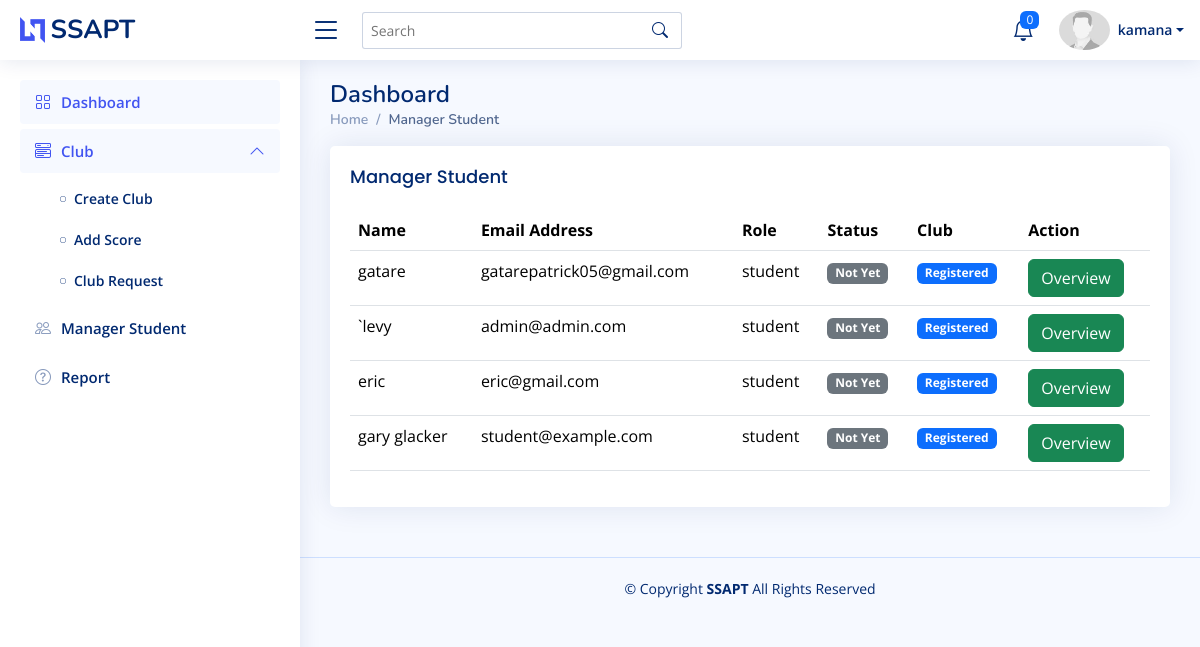
The app's page /Dashboard/Teacher/manager_student.php (signed in) with its own data.
### tables this page shows
CREATE TABLE `teacher` (
  `id` int(11) NOT NULL,
  `name` varchar(255) NOT NULL,
  `email` varchar(255) NOT NULL,
  `role` varchar(255) NOT NULL,
  `password` varchar(255) NOT NULL,
  `image` varchar(255) NOT NULL
);

CREATE TABLE `student` (
  `id` int(11) NOT NULL,
  `name` varchar(255) NOT NULL,
  `email` varchar(255) NOT NULL,
  `role` varchar(255) NOT NULL,
  `password` varchar(255) NOT NULL
);

### Dashboard/Teacher/manager_student.php (the view, shortened to what this page needs)
<!DOCTYPE html>
<html lang="en">
<head>
  <link href="../../assets/vendor/bootstrap/css/bootstrap.min.css" rel="stylesheet">
  <link href="../../assets/vendor/bootstrap-icons/bootstrap-icons.css" rel="stylesheet">
  <link href="../../assets/css/style.css" rel="stylesheet">
</head>
<body>
 <?php
    include ("components/header.php");
    ?>
  <main id="main" class="main">
    <div class="pagetitle">
      <h1>Dashboard</h1>
      <nav>
        <ol class="breadcrumb">
          <li class="breadcrumb-item"><a href="index.html">Home</a></li>
          <li class="breadcrumb-item active">Manager Student</li>
        </ol>
      </nav>
    </div>
    <section class="section dashboard">
        <div class="col-lg-12">
            <div class="card">
              <div class="card-body">
                <div class="row">
                    <div class="col-6">
                        <h5 class="card-title ">Manager Student</h5>
                    </div>
                </div>
                <table class="table">
                    <tr>
                        <th>Name</th>
                        <th>Email Address</th>
                        <th>Role</th>
                        <th>Status</th>
                        <th>Club</th>
                        <th>Action</th>
                    </tr>
                    <?php
                    $conn = mysqli_connect("localhost","root","","school");
                    $select ="SELECT * FROM `student` WHERE `role`='student'";
                    $query = mysqli_query($conn,$select);
                    while($row = mysqli_fetch_assoc($query)){
                    ?>
                    <tr>
                        <td><?php echo $row['name'];?></td>
                        <td><?php echo $row['email'];?></td>
                        <td><?php echo $row['role'];?></td>
                        <td><span class="badge bg-secondary">Not Yet</span></td>
                        <td>
                            <span class="badge bg-primary">Registered</span>
                        </td>
                        <td>
                            <a href="delete_student.php?delete_id=<?php echo $row['id'];?>" class="btn btn-success">Overview</a>
                        </td>
                    </tr>
                    <?php }?>
                </table>
              </div>
            </div>
        </div>
    </section>
  </main>
  <footer id="footer" class="footer">
    <div class="copyright">
      &copy; Copyright <strong><span>SSAPT  </span></strong> All Rights Reserved
    </div>
  </footer>
</body>
</html>

### Dashboard/Teacher/components/header.php (shortened to what this page needs)
<header id="header" class="header fixed-top d-flex align-items-center">
<div class="d-flex align-items-center justify-content-between">
  <a href="index.html" class="logo d-flex align-items-center">
    <img src="../../assets/img/logo.png" alt="">
    <span class="d-none d-lg-block">SSAPT</span>
  </a>
  <i class="bi bi-list toggle-sidebar-btn"></i>
</div>
<div class="search-bar">
  <form class="search-form d-flex align-items-center" method="POST" action="#">
    <input type="text" name="query" placeholder="Search" title="Enter search keyword">
    <button type="submit" title="Search"><i class="bi bi-search"></i></button>
  </form>
</div>
<nav class="header-nav ms-auto">
  <ul class="d-flex align-items-center">
    <li class="nav-item dropdown">
<a class="nav-link nav-icon" href="#" data-bs-toggle="dropdown">
  <i class="bi bi-bell"></i>
  <?php
      $conn = mysqli_connect("localhost","root","","school");
      $select ="SELECT COUNT(*)AS notify FROM `notifications` WHERE `target_role`='teacher' ";
      $query = mysqli_query($conn,$select);
      while($row = mysqli_fetch_assoc($query)){
      ?>
  <span class="badge bg-primary badge-number"><?php echo $row['notify'];?></span>
</a>
 <?php }?>
</li>
    <li class="nav-item dropdown pe-3">
    <?php
            $conn = mysqli_connect("localhost","root","","school");
            $userid = $_SESSION['users'];
            $select ="SELECT * FROM `teacher` WHERE `email` ='$userid'";
            $query = mysqli_query($conn,$select);
            while($row = mysqli_fetch_assoc($query)){
            ?>
      <a class="nav-link nav-profile d-flex align-items-center pe-0" href="#" data-bs-toggle="dropdown">
        <img src="../../assets/img/profile-img.jpeg" alt="Profile" class="rounded-circle">
        <span class="d-none d-md-block dropdown-toggle ps-2"><?php echo $row['name'];?></span>
      </a>
           <?php }?>
    </li>
  </ul>
</nav>
</header>
<aside id="sidebar" class="sidebar">
<ul class="sidebar-nav" id="sidebar-nav">
  <li class="nav-item">
    <a class="nav-link " href="index.php">
      <i class="bi bi-grid"></i>
      <span>Dashboard</span>
    </a>
  </li>
  <li class="nav-item">
        <a class="nav-link" data-bs-target="#components-nav" data-bs-toggle="collapse" href="#" aria-expanded="true">
          <i class="bi bi-menu-button-wide"></i><span>Club</span><i class="bi bi-chevron-down ms-auto"></i>
        </a>
        <ul id="components-nav" class="nav-content collapse show" data-bs-parent="#sidebar-nav" style="">
          <li>
            <a href="club.php">
              <i class="bi bi-circle"></i><span>Create Club</span>
            </a>
          </li>
          <li>
            <a href="add_score.php">
              <i class="bi bi-circle"></i><span>Add Score</span>
            </a>
          </li>
          <li>
            <a href="coming.php">
              <i class="bi bi-circle"></i><span>Club Request</span>
            </a>
          </li>
        </ul>
      </li>
  <li class="nav-item">
    <a class="nav-link collapsed" href="manager_student.php">
      <i class="bi bi-people"></i>
      <span>Manager Student</span>
    </a>
  </li>
  <li class="nav-item">
    <a class="nav-link collapsed" href="report.php">
      <i class="bi bi-question-circle"></i>
      <span>Report</span>
    </a>
  </li>
</ul>
</aside>

### assets/css/style.css (style rules this page uses)
:root { scroll-behavior: smooth; }
body { font-family: "Open Sans", sans-serif; background: #f6f9ff; color: #444444; }
a { color: #4154f1; text-decoration: none; }
h1, h2, h3, h4, h5, h6 { font-family: "Nunito", sans-serif; }
#main { margin-top: 60px; padding: 20px 30px; transition: all 0.3s; }
.pagetitle { margin-bottom: 10px; }
.pagetitle h1 { font-size: 24px; margin-bottom: 0; font-weight: 600; color: #012970; }
.card { margin-bottom: 30px; border: none; border-radius: 5px; box-shadow: 0px 0 30px rgba(1, 41, 112, 0.1); }
.card-title { padding: 20px 0 15px 0; font-size: 18px; font-weight: 500; color: #012970; font-family: "Poppins", sans-serif; }
.card-body { padding: 0 20px 20px 20px; }
.breadcrumb { font-size: 14px; font-family: "Nunito", sans-serif; color: #899bbd; font-weight: 600; }
.breadcrumb a { color: #899bbd; transition: 0.3s; }
.breadcrumb .breadcrumb-item::before { color: #899bbd; }
.breadcrumb .active { color: #51678f; font-weight: 600; }
.logo { line-height: 1; }
@media (min-width: 1200px) { .logo { width: 280px; } }
.logo img { max-height: 26px; margin-right: 6px; }
.logo span { font-size: 26px; font-weight: 700; color: #012970; font-family: "Nunito", sans-serif; }
.header { transition: all 0.5s; z-index: 997; height: 60px; box-shadow: 0px 2px 20px rgba(1, 41, 112, 0.1); background-color: #fff; padding-left: 20px; }
.header .toggle-sidebar-btn { font-size: 32px; padding-left: 10px; cursor: pointer; color: #012970; }
.header .search-bar { min-width: 360px; padding: 0 20px; }
.header .search-form { width: 100%; }
.header .search-form input { border: 0; font-size: 14px; color: #012970; border: 1px solid rgba(1, 41, 112, 0.2); padding: 7px 38px 7px 8px; border-radius: 3px; transition: 0.3s; width: 100%; }
.header .search-form button { border: 0; padding: 0; margin-left: -30px; background: none; }
.header .search-form button i { color: #012970; }
.header-nav ul { list-style: none; }
.header-nav>ul { margin: 0; padding: 0; }
.header-nav .nav-icon { font-size: 22px; color: #012970; margin-right: 25px; position: relative; }
.header-nav .nav-profile { color: #012970; }
.header-nav .nav-profile img { max-height: 40px; }
.header-nav .nav-profile span { font-size: 14px; font-weight: 600; }
.header-nav .badge-number { position: absolute; inset: -2px -5px auto auto; font-weight: normal; font-size: 12px; padding: 3px 6px; }
.sidebar { position: fixed; top: 60px; left: 0; bottom: 0; width: 300px; z-index: 996; transition: all 0.3s; padding: 20px; overflow-y: auto; scrollbar-width: thin; scrollbar-color: #aab7cf transparent; box-shadow: 0px 0px 20px rgba(1, 41, 112, 0.1); background-color: #fff; }
@media (min-width: 1200px) { #main, #footer { margin-left: 300px; } }
.sidebar-nav { padding: 0; margin: 0; list-style: none; }
.sidebar-nav li { padding: 0; margin: 0; list-style: none; }
.sidebar-nav .nav-item { margin-bottom: 5px; }
.sidebar-nav .nav-link { display: flex; align-items: center; font-size: 15px; font-weight: 600; color: #4154f1; transition: 0.3; background: #f6f9ff; padding: 10px 15px; border-radius: 4px; }
.sidebar-nav .nav-link i { font-size: 16px; margin-right: 10px; color: #4154f1; }
.sidebar-nav .nav-link.collapsed { color: #012970; background: #fff; }
.sidebar-nav .nav-link.collapsed i { color: #899bbd; }
.sidebar-nav .nav-link .bi-chevron-down { margin-right: 0; transition: transform 0.2s ease-in-out; }
.sidebar-nav .nav-link:not(.collapsed) .bi-chevron-down { transform: rotate(180deg); }
.sidebar-nav .nav-content { padding: 5px 0 0 0; margin: 0; list-style: none; }
.sidebar-nav .nav-content a { display: flex; align-items: center; font-size: 14px; font-weight: 600; color: #012970; transition: 0.3; padding: 10px 0 10px 40px; transition: 0.3s; }
.sidebar-nav .nav-content a i { font-size: 6px; margin-right: 8px; line-height: 0; border-radius: 50%; }
.footer { padding: 20px 0; font-size: 14px; transition: all 0.3s; border-top: 1px solid #cddfff; }
.footer .copyright { text-align: center; color: #012970; }

### records on screen
teacher: name "kamana"
student: name "gatare", email "gatarepatrick05@gmail.com", role "student"
student: name "`levy", email "admin@admin.com", role "student"
student: name "eric", email "eric@gmail.com", role "student"
student: name "gary glacker", email "student@example.com", role "student"

### other values on screen
$row['notify'] "0"
